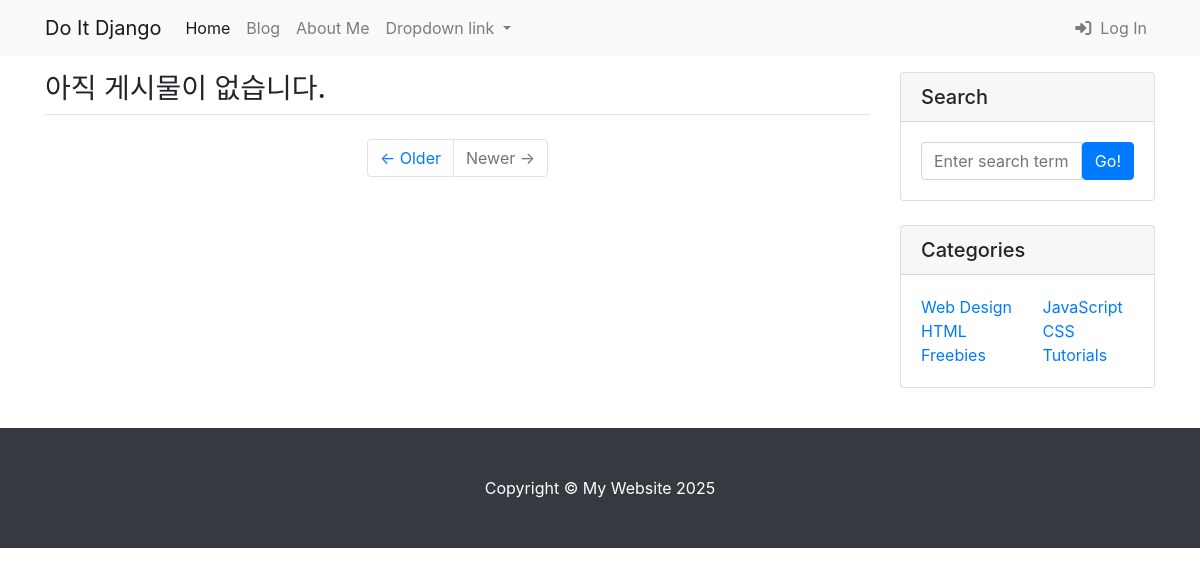
Before: /blog/ with the older database file.
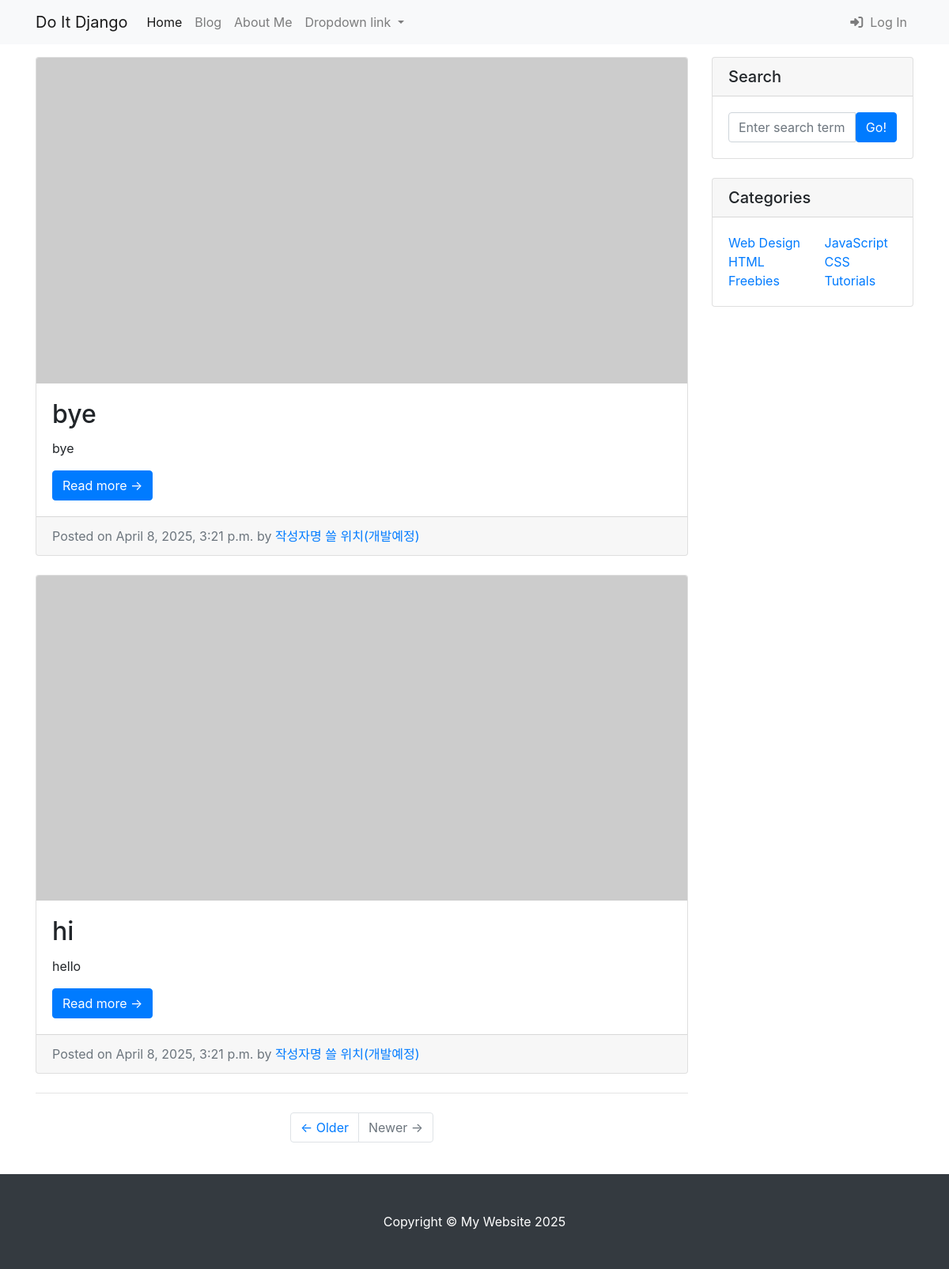
After: the same page with the newer database file.
### blog/models.py (models this page shows, shortened)
class Post(models.Model):
    title = models.CharField(max_length=30)
    hook_text = models.CharField(max_length=100, blank=True)
    content = models.TextField()
    head_image = models.ImageField(upload_to='blog/images/%Y/%m/%d/', blank=True)
    file_upload = models.FileField(upload_to='blog/files/%Y/%m/%d/', blank=True)
    created_at = models.DateTimeField(auto_now_add=True)
    updated_at = models.DateTimeField(auto_now=True)
    def get_absolute_url(self):
        return f'/blog/{self.pk}/'

### blog/views.py (the view)
# urls.py: path('', views.PostList.as_view()),
class PostList(ListView):
    model = Post
    ordering = '-pk'

### blog/templates/blog/post_list.html (shortened to what this page needs)
{% extends 'blog/base.html' %}
{% block main_area %}
                <div id="main-area">
                    {% if post_list.exists %}
                        {% for p in post_list %}
                        <div class="card mb-4">
                            {% if p.head_image %}
                            <img class="card-img-top" src="{{ p.head_image.url }}" alt="{{ p }} head image" />
                            {% else %}
                            <img class="card-img-top" src="https://picsum.photos/seed/{{ p.id }}/800/400" alt="random_image">
                            {% endif %}
                            <div class="card-body">
                                <h2 class="card-title">{{ p.title }}</h2>
                                <p class="card-text">{{ p.content | truncatewords:45 }}</p>
                                <a href="{{ p.get_absolute_url }}" class="btn btn-primary">Read more →</a>
                            </div>
                            <div class="card-footer text-muted">
                                    Posted on {{ p.created_at }} by
                                    <a href="#">작성자명 쓸 위치(개발예정)</a>
                            </div>
                        </div>
                        {% endfor %}
                    {% else %}
                        <h3>아직 게시물이 없습니다.</h3>
                    {% endif %}
                    <nav aria-label="Pagination">
                        <hr class="my-0" />
                        <ul class="pagination justify-content-center my-4">
                            <li class="page-item">
                                <a class="page-link" href="#">&larr; Older</a>
                            </li>
                            <li class="page-item disabled">
                                <a class="page-link" href="#">Newer &rarr;</a>
                            </li>
                        </ul>
                    </nav>
                </div>
{% endblock %}

### blog/templates/blog/base.html (shortened to what this page needs)
<!DOCTYPE html>
{% load static %}
<html lang="ko">
    <head>
        <link rel="stylesheet" href="{% static 'blog/bootstrap/bootstrap.min.css' %}" media="screen">
    </head>
    <body>
        <nav class="navbar navbar-expand-lg navbar-light bg-light">
            <div class="container">
                <a class="navbar-brand" href="./index.html">Do It Django</a>
                <div class="collapse navbar-collapse" id="navbarNavDropdown">
                    <ul class="navbar-nav mr-auto">
                        <li class="nav-item active">
                            <a class="nav-link" href="./index.html">Home <span class="sr-only">(current)</span></a>
                        </li>
                        <li class="nav-item">
                            <a class="nav-link" href="./blog_list.html">Blog</a>
                        </li>
                        <li class="nav-item">
                            <a class="nav-link" href="./about_me.html">About Me</a>
                        </li>
                        <li class="nav-item dropdown">
                            <a class="nav-link dropdown-toggle" href="#" id="navbarDropdownMenuLink" role="button" data-toggle="dropdown" aria-haspopup="true" aria-expanded="false">
                            Dropdown link
                            </a>
                        </li>
                    </ul>
                    <ul class="navbar-nav">
                        <li class="nav-item">
                            <a class="nav-link" href="#" data-toggle="modal" data-target="#loginModal"><i class="fa-solid fa-right-to-bracket"></i>&nbsp Log In</a>
                        </li>
                    </ul>
                </div>
            </div>
        </nav>
        <div class="container my-3">
            <div class="row">
                <div class="col-md-8 col-lg-9" id="main-area">
                    {% block main_area %}
                    {% endblock %}
                </div>
                <div class="col-md-4 col-lg-3">
                    <div class="card mb-4">
                        <h5 class="card-header">Search</h5>
                        <div class="card-body">
                            <div class="input-group">
                                <input class="form-control" type="text" placeholder="Enter search term..." aria-label="Enter search term..." aria-describedby="button-search" />
                                <button class="btn btn-primary" id="button-search" type="button">Go!</button>
                            </div>
                        </div>
                    </div>
                    <div class="card mb-4">
                        <h5 class="card-header">Categories</h5>
                        <div class="card-body">
                            <div class="row">
                                <div class="col-lg-6">
                                    <ul class="list-unstyled mb-0">
                                        <li><a href="#!">Web Design</a></li>
                                        <li><a href="#!">HTML</a></li>
                                        <li><a href="#!">Freebies</a></li>
                                    </ul>
                                </div>
                                <div class="col-lg-6">
                                    <ul class="list-unstyled mb-0">
                                        <li><a href="#!">JavaScript</a></li>
                                        <li><a href="#!">CSS</a></li>
                                        <li><a href="#!">Tutorials</a></li>
                                    </ul>
                                </div>
                            </div>
                        </div>
                    </div>
                </div>
            </div>
        </div>
        <footer class="py-5 bg-dark">
            <div class="container">
                <p class="m-0 text-center text-white">
                    Copyright &copy; My Website 2025
                </p>
            </div>
        </footer>
    </body>
</html>

Changed rows visible on the page:
added Post: title "bye", content "bye", created_at "April 8, 2025, 3:21 p.m."
added Post: title "hi", content "hello", created_at "April 8, 2025, 3:21 p.m."
Other visible differences:
text no longer shown: "아직 게시물이 없습니다."
